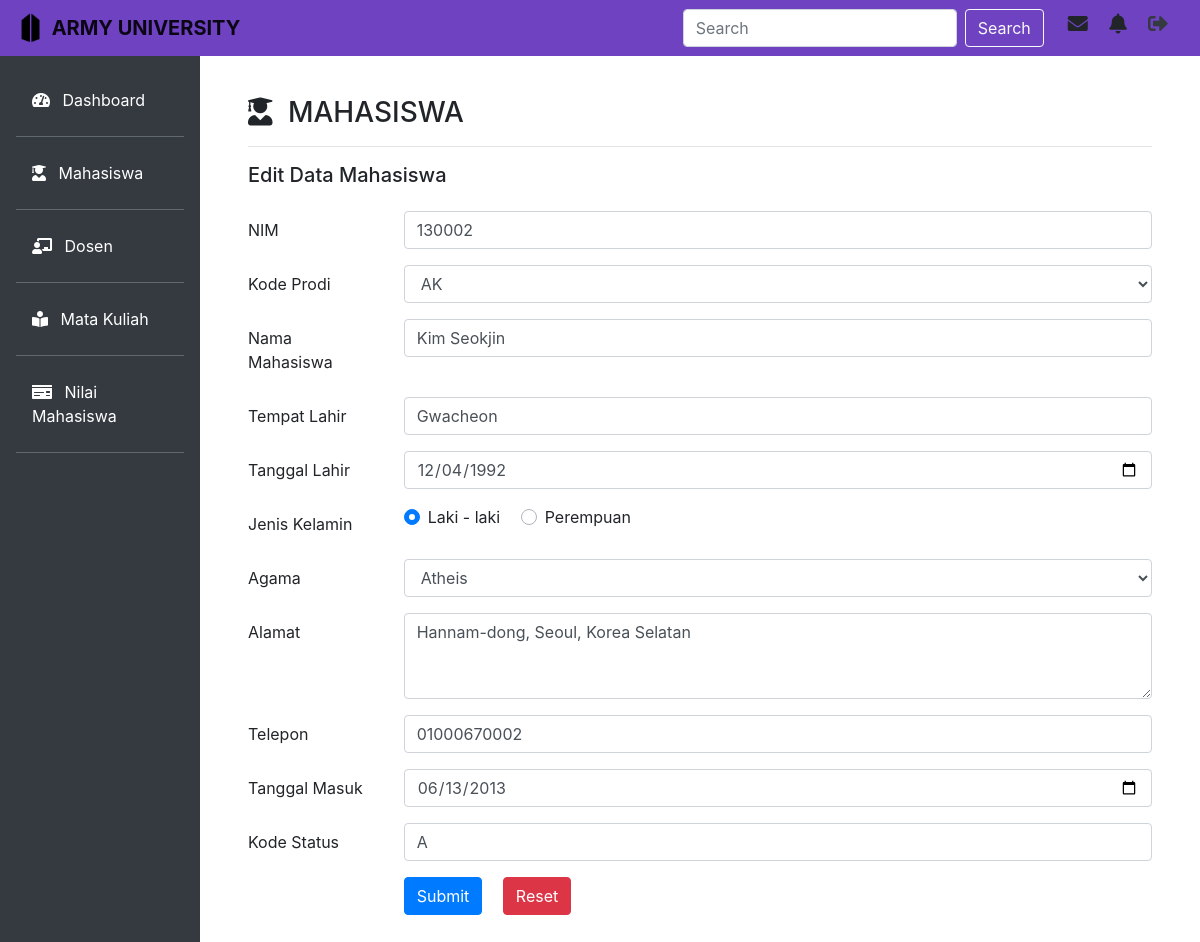
The app's page /mahasiswa/edit.php?nim=130002 with its own data.
### tables this page shows
CREATE TABLE IF NOT EXISTS `m_mahasiswa` (
  `nim` varchar(10) NOT NULL DEFAULT '',
  `kd_prodi` varchar(7) DEFAULT NULL,
  `nama` varchar(50) DEFAULT NULL,
  `tempat_lhr` varchar(30) DEFAULT NULL,
  `agama` varchar(30) DEFAULT NULL,
  `tgl_lhr` date DEFAULT NULL,
  `jk` varchar(2) DEFAULT NULL,
  `tgl_masuk` date DEFAULT NULL,
  `kd_status` varchar(2) DEFAULT NULL,
  `alamat` varchar(500) DEFAULT NULL,
  `tlp` varchar(15) DEFAULT NULL
);

### mahasiswa/edit.php (the view, shortened to what this page needs)
<!doctype html>
<html lang="en">
  <head>
    <link rel="stylesheet" href="https://cdn.jsdelivr.net/npm/bootstrap@4.6.0/dist/css/bootstrap.min.css">
    <link rel="stylesheet" type="text/css" href="../style.css">
    <link rel="stylesheet" type="text/css" href="../fontawesome-free/css/all.min.css">
  </head>
  <body>
    <nav class="navbar navbar-expand-lg navbar-light fixed-top" style="background-color: #6f42c1;">
      <a class="navbar-brand" href="#">
        <img src="../img/army.png" width="30" height="30" class="d-inline-block align-top" alt="">
        <b>ARMY UNIVERSITY</b>
      </a>
      <form class="form-inline my-2 my-lg-0 ml-auto">
        <input class="form-control mr-sm-2" type="search" placeholder="Search" aria-label="Search">
        <button class="btn btn-outline-light my-2 my-sm-0" type="submit">Search</button>
      </form>
      <div class="icon ml-4">
        <h5>
          <i class="fas fa-envelope mr-3" data-toggle="tooltip" title="Inbox"></i>
          <i class="fas fa-bell mr-3" data-toggle="tooltip" title="Notification"></i>
          <a href="logout.php"><i class="fas fa-sign-out-alt mr-3 text-dark" data-toggle="tooltip" title="Log Out"></i></a>
        </h5>
      </div>
    </nav>
    <div class="row no-gutters mt-5">
      <div class="col-md-2 bg-dark mt-2 pr-3 pt-4">
        <ul class="nav flex-column ml-3 mb-5">
          <li class="nav-item">
            <a class="nav-link active text-white" href="../dashboard.php"><i class="fas fa-tachometer-alt mr-2"></i> Dashboard</a><hr class="bg-secondary">
          </li>
          <li class="nav-item">
            <a class="nav-link text-white" href="mahasiswa.php"><i class="fas fa-user-graduate mr-2"></i> Mahasiswa</a><hr class="bg-secondary">
          </li>
          <li class="nav-item">
            <a class="nav-link text-white" href="../dosen/dosen.php"><i class="fas fa-chalkboard-teacher mr-2"></i> Dosen</a><hr class="bg-secondary">
          </li>
          <li class="nav-item">
            <a class="nav-link text-white" href="../matakuliah/matakuliah.php"><i class="fas fa-book-reader mr-2"></i> Mata Kuliah</a><hr class="bg-secondary">
          </li>
          <li class="nav-item">
            <a class="nav-link text-white" href="../nilai/nilai.php"><i class="fas fa-money-check mr-2"></i> Nilai Mahasiswa</a><hr class="bg-secondary">
          </li>
        </ul>
      </div>
      <div class="col-md-10 p-5 pt-4">
        <h3><i class="fas fa-user-graduate mr-2"></i> MAHASISWA</h3><hr>
        <div class="form-mhs mt-2">
          <h5>Edit Data Mahasiswa</h5>
          <?php
          include '../koneksi.php';
          $nim = $_GET['nim'];
          $data = mysqli_query($koneksi,"select * from m_mahasiswa where nim='$nim'");
          while($d = mysqli_fetch_array($data)){
          ?>
          <form method="post" action="update.php" class="tbl mt-4">
            <div class="form-group row">
              <label for="colFormLabel" class="col-sm-2 col-form-label">NIM</label>
              <div class="col-sm-10">
                <input type="number" class="form-control" id="colFormLabel" placeholder="" name="nim" value="<?php echo $d['nim']; ?>">
              </div>
            </div>
            <div class="form-group row">
              <label for="colFormLabel" class="col-sm-2 col-form-label">Kode Prodi</label>
              <div class="col-sm-10">
                <select class="form-control" name="kd_prodi">
                  <?php
                  $kd_prodi = mysqli_query($koneksi,"select * from m_prodi");
                  while ($data_prodi = mysqli_fetch_array($kd_prodi)) {
                    if($d['kd_prodi']==$data_prodi['kd_prodi']) {
                      $select = "selected";
                    }
                    else {
                      $select = "";
                    }
                    echo "<option $select>".$data_prodi['kd_prodi']."</option>";
                  }
                  ?>
                </select>
              </div>
            </div>
            <div class="form-group row">
              <label for="colFormLabel" class="col-sm-2 col-form-label">Nama Mahasiswa</label>
              <div class="col-sm-10">
                <input type="text" class="form-control" id="colFormLabel" placeholder="" name="nama" value="<?php echo $d['nama']; ?>">
              </div>
            </div>
            <div class="form-group row">
              <label for="colFormLabel" class="col-sm-2 col-form-label">Tempat Lahir</label>
              <div class="col-sm-10">
                <input type="text" class="form-control" id="colFormLabel" placeholder="" name="tempat_lhr" value="<?php echo $d['tempat_lhr']; ?>">
              </div>
            </div>
            <div class="form-group row">
              <label for="colFormLabel" class="col-sm-2 col-form-label">Tanggal Lahir</label>
              <div class="col-sm-10">
                <input type="date" class="form-control" id="colFormLabel" placeholder="" name="tgl_lhr" value="<?php echo $d['tgl_lhr']; ?>">
              </div>
            </div>
            <div class="form-group row">
              <label for="colFormLabel" class="col-sm-2 col-form-label">Jenis Kelamin</label>
              <div class="col-sm-10">
                <div class="custom-control custom-radio custom-control-inline">
                  <label class="custom-control-label" for="customRadioInline1">Laki - laki</label>
                </div>
                <div class="custom-control custom-radio custom-control-inline">
                  <label class="custom-control-label" for="customRadioInline2">Perempuan</label>
                </div>
              </div>
            </div>
            <div class="form-group row">
              <label for="colFormLabel" class="col-sm-2 col-form-label">Agama</label>
              <div class="col-sm-10">
                <?php
                $agama = $d['agama'];
                ?>
                <select class="form-control" name="agama">
                  <option <?php echo ($agama=='Atheis') ? "selected": "" ?>>Atheis</option>
                </select>
              </div>
            </div>
            <div class="form-group row">
              <label for="colFormLabel" class="col-sm-2 col-form-label">Alamat</label>
              <div class="col-sm-10">
                <textarea class="form-control" id="exampleFormControlTextarea1" rows="3" name="alamat"><?php echo $d['alamat']; ?></textarea>
              </div>
            </div>
            <div class="form-group row">
              <label for="colFormLabel" class="col-sm-2 col-form-label">Telepon</label>
              <div class="col-sm-10">
                <input type="number" class="form-control" id="colFormLabel" placeholder="" name="tlp" value="<?php echo $d['tlp']; ?>">
              </div>
            </div>
            <div class="form-group row">
              <label for="colFormLabel" class="col-sm-2 col-form-label">Tanggal Masuk</label>
              <div class="col-sm-10">
                <input type="date" class="form-control" id="colFormLabel" placeholder="" name="tgl_masuk" value="<?php echo $d['tgl_masuk']; ?>">
              </div>
            </div>
            <div class="form-group row">
              <label for="colFormLabel" class="col-sm-2 col-form-label">Kode Status</label>
              <div class="col-sm-10">
                <input type="text" class="form-control" id="colFormLabel" placeholder="" name="kd_status" value="<?php echo $d['kd_status']; ?>">
              </div>
            </div>
            <div class="form-group row">
              <label for="colFormLabel" class="col-sm-2 col-form-label"></label>
              <div class="col-sm-10">
                <input class="btn btn-primary" type="submit" value="Submit">
                <input class="btn btn-danger ml-3" type="reset" value="Reset">
              </div>
            </div>
          </form>
          <?php
          }
          ?>
        </div>
      </div>
    </div>
  </body>
</html>

### records on screen
m_mahasiswa: nim "130002", nama "Kim Seokjin", tempat_lhr "Gwacheon", tgl_lhr "12/04/1992", agama "Atheis", alamat "Hannam-dong, Seoul, Korea Selatan", tlp "01000670002", tgl_masuk "06/13/2013", kd_status "A"

### other values on screen
form field kd_prodi "AK"
